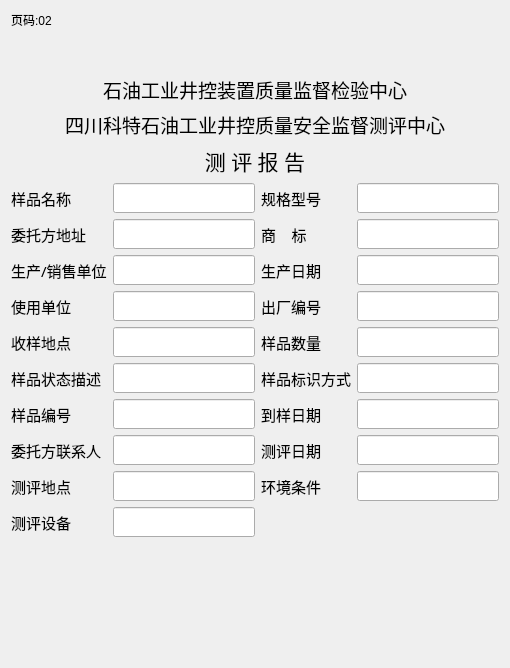
           <widget class="QWidget" name="page1">
            <property name="maximumSize">
             <size>
              <width>16777215</width>
              <height>800</height>
             </size>
            </property>
            <layout class="QGridLayout" name="gridLayout_5">
             <item row="0" column="0">
              <layout class="QVBoxLayout" name="verticalLayout_3">
               <item>
                <widget class="QLabel" name="label_269">
                 <property name="text">
                  <string>页码:02</string>
                 </property>
                </widget>
               </item>
               <item>
                <spacer name="verticalSpacer_4">
                 <property name="orientation">
                  <enum>Qt::Vertical</enum>
                 </property>
                 <property name="sizeHint" stdset="0">
                  <size>
                   <width>20</width>
                   <height>40</height>
                  </size>
                 </property>
                </spacer>
               </item>
               <item>
                <widget class="QLabel" name="label_4">
                 <property name="font">
                  <font>
                   <family>黑体</family>
                   <pointsize>14</pointsize>
                  </font>
                 </property>
                 <property name="text">
                  <string>石油工业井控装置质量监督检验中心</string>
                 </property>
                 <property name="alignment">
                  <set>Qt::AlignCenter</set>
                 </property>
                </widget>
               </item>
               <item>
                <widget class="QLabel" name="label_11">
                 <property name="font">
                  <font>
                   <family>黑体</family>
                   <pointsize>14</pointsize>
                  </font>
                 </property>
                 <property name="text">
                  <string>四川科特石油工业井控质量安全监督测评中心</string>
                 </property>
                 <property name="alignment">
                  <set>Qt::AlignCenter</set>
                 </property>
                </widget>
               </item>
               <item>
                <widget class="QLabel" name="label_12">
                 <property name="font">
                  <font>
                   <family>黑体</family>
                   <pointsize>16</pointsize>
                  </font>
                 </property>
                 <property name="text">
                  <string>测 评 报 告</string>
                 </property>
                 <property name="alignment">
                  <set>Qt::AlignCenter</set>
                 </property>
                </widget>
               </item>
               <item>
                <layout class="QGridLayout" name="gridLayout_4">
                 <item row="0" column="2">
                  <widget class="QLabel" name="label_33">
                   <property name="font">
                    <font>
                     <family>黑体</family>
                     <pointsize>11</pointsize>
                    </font>
                   </property>
                   <property name="text">
                    <string>规格型号</string>
                   </property>
                  </widget>
                 </item>
                 <item row="0" column="1">
                  <widget class="QLineEdit" name="gWordLabelsNamesOne_ypmc2">
                   <property name="font">
                    <font>
                     <family>黑体</family>
                     <pointsize>11</pointsize>
                    </font>
                   </property>
                  </widget>
                 </item>
                 <item row="0" column="0">
                  <widget class="QLabel" name="label_13">
                   <property name="font">
                    <font>
                     <family>黑体</family>
                     <pointsize>11</pointsize>
                    </font>
                   </property>
                   <property name="text">
                    <string>样品名称</string>
                   </property>
                  </widget>
                 </item>
                 <item row="0" column="3">
                  <widget class="QLineEdit" name="gWordLabelsNamesOne_ggxh2">
                   <property name="font">
                    <font>
                     <family>黑体</family>
                     <pointsize>11</pointsize>
                    </font>
                   </property>
                  </widget>
                 </item>
                 <item row="1" column="0">
                  <widget class="QLabel" name="label_15">
                   <property name="font">
                    <font>
                     <family>黑体</family>
                     <pointsize>11</pointsize>
                    </font>
                   </property>
                   <property name="text">
                    <string>委托方地址</string>
                   </property>
                  </widget>
                 </item>
                 <item row="2" column="1">
                  <widget class="QLineEdit" name="gWordLabelsNamesOne_xsdw">
                   <property name="font">
                    <font>
                     <family>黑体</family>
                     <pointsize>11</pointsize>
                    </font>
                   </property>
                  </widget>
                 </item>
                 <item row="1" column="1">
                  <widget class="QLineEdit" name="gWordLabelsNamesOne_wtfdz">
                   <property name="font">
                    <font>
                     <family>黑体</family>
                     <pointsize>11</pointsize>
                    </font>
                   </property>
                  </widget>
                 </item>
                 <item row="1" column="3">
                  <widget class="QLineEdit" name="gWordLabelsNamesOne_sb">
                   <property name="font">
                    <font>
                     <family>黑体</family>
                     <pointsize>11</pointsize>
                    </font>
                   </property>
                  </widget>
                 </item>
                 <item row="2" column="0">
                  <widget class="QLabel" name="label_16">
                   <property name="font">
                    <font>
                     <family>黑体</family>
                     <pointsize>11</pointsize>
                    </font>
                   </property>
                   <property name="text">
                    <string>生产/销售单位</string>
                   </property>
                  </widget>
                 </item>
                 <item row="1" column="2">
                  <widget class="QLabel" name="label_26">
                   <property name="font">
                    <font>
                     <family>黑体</family>
                     <pointsize>11</pointsize>
                    </font>
                   </property>
                   <property name="text">
                    <string>商    标</string>
                   </property>
                  </widget>
                 </item>
                 <item row="3" column="1">
                  <widget class="QLineEdit" name="gWordLabelsNamesOne_sydw">
                   <property name="font">
                    <font>
                     <family>黑体</family>
                     <pointsize>11</pointsize>
                    </font>
                   </property>
                  </widget>
                 </item>
                 <item row="2" column="3">
                  <widget class="QLineEdit" name="gWordLabelsNamesOne_scrq">
                   <property name="font">
                    <font>
                     <family>黑体</family>
                     <pointsize>11</pointsize>
                    </font>
                   </property>
                  </widget>
                 </item>
                 <item row="3" column="2">
                  <widget class="QLabel" name="label_24">
                   <property name="font">
                    <font>
                     <family>黑体</family>
                     <pointsize>11</pointsize>
                    </font>
                   </property>
                   <property name="text">
                    <string>出厂编号</string>
                   </property>
                  </widget>
                 </item>
                 <item row="3" column="0">
                  <widget class="QLabel" name="label_17">
                   <property name="font">
                    <font>
                     <family>黑体</family>
                     <pointsize>11</pointsize>
                    </font>
                   </property>
                   <property name="text">
                    <string>使用单位</string>
                   </property>
                  </widget>
                 </item>
                 <item row="2" column="2">
                  <widget class="QLabel" name="label_29">
                   <property name="font">
                    <font>
                     <family>黑体</family>
                     <pointsize>11</pointsize>
                    </font>
                   </property>
                   <property name="text">
                    <string>生产日期</string>
                   </property>
                  </widget>
                 </item>
                 <item row="4" column="0">
                  <widget class="QLabel" name="label_18">
                   <property name="font">
                    <font>
                     <family>黑体</family>
                     <pointsize>11</pointsize>
                    </font>
                   </property>
                   <property name="text">
                    <string>收样地点</string>
                   </property>
                  </widget>
                 </item>
                 <item row="4" column="3">
                  <widget class="QLineEdit" name="gWordLabelsNamesOne_ypsl">
                   <property name="font">
                    <font>
                     <family>黑体</family>
                     <pointsize>11</pointsize>
                    </font>
                   </property>
                  </widget>
                 </item>
                 <item row="3" column="3">
                  <widget class="QLineEdit" name="gWordLabelsNamesOne_ccbh">
                   <property name="font">
                    <font>
                     <family>黑体</family>
                     <pointsize>11</pointsize>
                    </font>
                   </property>
                  </widget>
                 </item>
                 <item row="4" column="1">
                  <widget class="QLineEdit" name="gWordLabelsNamesOne_sydd">
                   <property name="font">
                    <font>
                     <family>黑体</family>
                     <pointsize>11</pointsize>
                    </font>
                   </property>
                  </widget>
                 </item>
                 <item row="4" column="2">
                  <widget class="QLabel" name="label_31">
                   <property name="font">
                    <font>
                     <family>黑体</family>
                     <pointsize>11</pointsize>
                    </font>
                   </property>
                   <property name="text">
                    <string>样品数量</string>
                   </property>
                  </widget>
                 </item>
                 <item row="5" column="1">
                  <widget class="QLineEdit" name="gWordLabelsNamesOne_ypztms">
                   <property name="font">
                    <font>
                     <family>黑体</family>
                     <pointsize>11</pointsize>
                    </font>
                   </property>
                  </widget>
                 </item>
                 <item row="5" column="2">
                  <widget class="QLabel" name="label_30">
                   <property name="font">
                    <font>
                     <family>黑体</family>
                     <pointsize>11</pointsize>
                    </font>
                   </property>
                   <property name="text">
                    <string>样品标识方式</string>
                   </property>
                  </widget>
                 </item>
                 <item row="5" column="0">
                  <widget class="QLabel" name="label_20">
                   <property name="font">
                    <font>
                     <family>黑体</family>
                     <pointsize>11</pointsize>
                    </font>
                   </property>
                   <property name="text">
                    <string>样品状态描述</string>
                   </property>
                  </widget>
                 </item>
                 <item row="5" column="3">
                  <widget class="QLineEdit" name="gWordLabelsNamesOne_ypbsfs">
                   <property name="font">
                    <font>
                     <family>黑体</family>
                     <pointsize>11</pointsize>
                    </font>
                   </property>
                  </widget>
                 </item>
                 <item row="6" column="0">
                  <widget class="QLabel" name="label_21">
                   <property name="font">
                    <font>
                     <family>黑体</family>
                     <pointsize>11</pointsize>
                    </font>
                   </property>
                   <property name="text">
                    <string>样品编号</string>
                   </property>
                  </widget>
                 </item>
                 <item row="6" column="1">
                  <widget class="QLineEdit" name="gWordLabelsNamesOne_ypbh">
                   <property name="font">
                    <font>
                     <family>黑体</family>
                     <pointsize>11</pointsize>
                    </font>
                   </property>
                  </widget>
                 </item>
                 <item row="6" column="3">
                  <widget class="QLineEdit" name="gWordLabelsNamesOne_dyrq">
                   <property name="font">
                    <font>
                     <family>黑体</family>
                     <pointsize>11</pointsize>
                    </font>
                   </property>
                  </widget>
                 </item>
                 <item row="7" column="0">
                  <widget class="QLabel" name="label_22">
                   <property name="font">
                    <font>
                     <family>黑体</family>
                     <pointsize>11</pointsize>
                    </font>
                   </property>
                   <property name="text">
                    <string>委托方联系人</string>
                   </property>
                  </widget>
                 </item>
                 <item row="7" column="1">
                  <widget class="QLineEdit" name="gWordLabelsNamesOne_wtflxr">
                   <property name="font">
                    <font>
                     <family>黑体</family>
                     <pointsize>11</pointsize>
                    </font>
                   </property>
                  </widget>
                 </item>
                 <item row="6" column="2">
                  <widget class="QLabel" name="label_27">
                   <property name="font">
                    <font>
                     <family>黑体</family>
                     <pointsize>11</pointsize>
                    </font>
                   </property>
                   <property name="text">
                    <string>到样日期</string>
                   </property>
                  </widget>
                 </item>
                 <item row="8" column="0">
                  <widget class="QLabel" name="label_19">
                   <property name="font">
                    <font>
                     <family>黑体</family>
                     <pointsize>11</pointsize>
                    </font>
                   </property>
                   <property name="text">
                    <string>测评地点</string>
                   </property>
                  </widget>
                 </item>
                 <item row="8" column="1">
                  <widget class="QLineEdit" name="gWordLabelsNamesOne_cpdd">
                   <property name="font">
                    <font>
                     <family>黑体</family>
                     <pointsize>11</pointsize>
                    </font>
                   </property>
                  </widget>
                 </item>
                 <item row="8" column="2">
                  <widget class="QLabel" name="label_32">
                   <property name="font">
                    <font>
                     <family>黑体</family>
                     <pointsize>11</pointsize>
                    </font>
                   </property>
                   <property name="text">
                    <string>环境条件</string>
                   </property>
                  </widget>
                 </item>
                 <item row="7" column="3">
                  <widget class="QLineEdit" name="gWordLabelsNamesOne_cprq">
                   <property name="font">
                    <font>
                     <family>黑体</family>
                     <pointsize>11</pointsize>
                    </font>
                   </property>
                  </widget>
                 </item>
                 <item row="7" column="2">
                  <widget class="QLabel" name="label_25">
                   <property name="font">
                    <font>
                     <family>黑体</family>
                     <pointsize>11</pointsize>
                    </font>
                   </property>
                   <property name="text">
                    <string>测评日期</string>
                   </property>
                  </widget>
                 </item>
                 <item row="9" column="1">
                  <widget class="QLineEdit" name="gWordLabelsNamesOne_cpsb">
                   <property name="font">
                    <font>
                     <family>黑体</family>
                     <pointsize>11</pointsize>
                    </font>
                   </property>
                  </widget>
                 </item>
                 <item row="8" column="3">
                  <widget class="QLineEdit" name="gWordLabelsNamesOne_hjtj">
                   <property name="font">
                    <font>
                     <family>黑体</family>
                     <pointsize>11</pointsize>
                    </font>
                   </property>
                  </widget>
                 </item>
                 <item row="9" column="0">
                  <widget class="QLabel" name="label_23">
                   <property name="font">
                    <font>
                     <family>黑体</family>
                     <pointsize>11</pointsize>
                    </font>
                   </property>
                   <property name="text">
                    <string>测评设备</string>
                   </property>
                  </widget>
                 </item>
                </layout>
               </item>
               <item>
                <spacer name="verticalSpacer_26">
                 <property name="orientation">
                  <enum>Qt::Vertical</enum>
                 </property>
                 <property name="sizeHint" stdset="0">
                  <size>
                   <width>20</width>
                   <height>40</height>
                  </size>
                 </property>
                </spacer>
               </item>
               <item>
                <spacer name="verticalSpacer_20">
                 <property name="orientation">
                  <enum>Qt::Vertical</enum>
                 </property>
                 <property name="sizeHint" stdset="0">
                  <size>
                   <width>20</width>
                   <height>40</height>
                  </size>
                 </property>
                </spacer>
               </item>
               <item>
                <spacer name="verticalSpacer_3">
                 <property name="orientation">
                  <enum>Qt::Vertical</enum>
                 </property>
                 <property name="sizeHint" stdset="0">
                  <size>
                   <width>20</width>
                   <height>40</height>
                  </size>
                 </property>
                </spacer>
               </item>
              </layout>
             </item>
            </layout>
           </widget>
